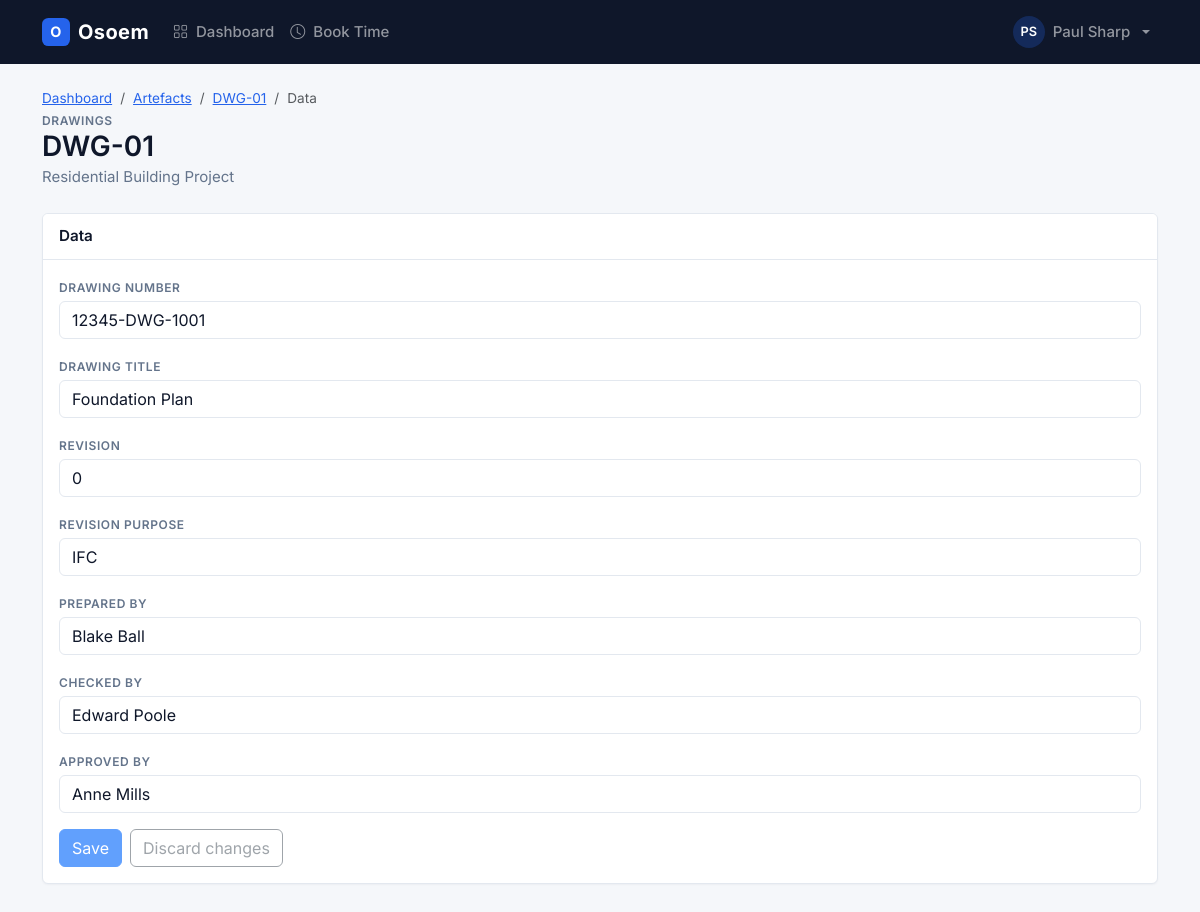
Screenshot of /dashboard/public/artefact_data.php?artefactid=1 (signed in) with the database file from the repository.
### tables this page shows
CREATE TABLE Employees(
    employeeid INT NOT NULL AUTO_INCREMENT,
    departmentid INT NOT NULL,
    firstname VARCHAR(255) NOT NULL,
    lastname VARCHAR(255) NOT NULL,
    email VARCHAR(255) NOT NULL,
    password VARCHAR(255) NOT NULL,
    passwordsalt VARCHAR(255) NOT NULL,
    admin BOOLEAN DEFAULT 0,
    PRIMARY KEY (employeeid),
    FOREIGN KEY (departmentid) REFERENCES Departments (departmentid)
);

CREATE TABLE Artefacts(
    artefactid INT AUTO_INCREMENT NOT NULL,
    artefacttypeid INT NOT NULL,
    artefactownerid INT,
    artefacttitle VARCHAR(255) NOT NULL,
    artefactdescription VARCHAR(1000),
    PRIMARY KEY (artefactid),
    FOREIGN KEY (artefacttypeid) REFERENCES ArtefactTypes (artefacttypeid),
    FOREIGN KEY (artefactownerid) REFERENCES Employees (employeeid) 
);

CREATE TABLE ArtefactTypes(
    artefacttypeid INT AUTO_INCREMENT NOT NULL,
    projectid INT NOT NULL,
    artefactname VARCHAR(255) NOT NULL,
    artefactdescription VARCHAR(1000),
    PRIMARY KEY (artefacttypeid),
    FOREIGN KEY (projectid) REFERENCES Projects (projectid)
);

CREATE TABLE Projects(
    projectid INT NOT NULL AUTO_INCREMENT,
    projectno VARCHAR(255) NOT NULL UNIQUE,
    projectname VARCHAR(255) NOT NULL,
    PRIMARY KEY (projectid)
);

CREATE TABLE ArtefactDataFields(
    artefactdatafieldid INT AUTO_INCREMENT NOT NULL,
    artefacttypeid INT NOT NULL,
    fieldtitle VARCHAR(255) NOT NULL,
    valuetype INT NOT NULL,
    maximumlength INT,
    maximumvalue INT,
    minimumvalue INT,
    editable BOOLEAN NOT NULL DEFAULT 1,
    PRIMARY KEY (artefactdatafieldid),
    FOREIGN KEY (artefacttypeid) REFERENCES ArtefactTypes (artefacttypeid)
);

### dashboard/src/autoload.php (called while the page is built, shortened)
<?php
spl_autoload_register(function ($class_name) {
    $base_dir = __DIR__ . '/';
    $file = $base_dir . $class_name . '.php';
    if (file_exists($file)) {
        return;
    }
    $file = $base_dir . 'Services/' . $class_name . '.php';
    if (file_exists($file)) {
        return;
    }
});

### dashboard/src/Database.php (called while the page is built, shortened)
<?php
class Database {
    private $connection;
    private static $instance = null;
    private function __construct() {
        $servername = getenv('DB_HOST') ?: 'localhost';
        $username = getenv('DB_USERNAME');
        $password = getenv('DB_PASSWORD');
        $database = getenv('DB_DATABASE') ?: 'osoem_database';
        $this->connection = new mysqli($servername, $username, $password, $database);
    }
    public static function getInstance() {
        if (self::$instance === null) {
            self::$instance = new self();
        }
        return self::$instance;
    }
    public function prepare($sql) {
        return $this->connection->prepare($sql);
    }
}

### dashboard/src/bootstrap.php (called while the page is built, shortened)
<?php
require_once __DIR__ . '/autoload.php';
$authService = new AuthService();
$eid = $authService->validateSession();

### dashboard/src/Services/AuthService.php (called while the page is built, shortened)
<?php
require_once __DIR__ . '/../Database.php';
class AuthService {
    private $db;
    public function __construct() {
        $this->db = Database::getInstance();
    }
    public function validateSession() {
        if (isset($_SESSION['eid'])) {
            return $_SESSION['eid'];
        }
        return false;
    }
    public function getUserInfo($employeeid) {
        $sql = 'SELECT firstname, lastname, email FROM Employees WHERE employeeid=?;';
        $stmt = $this->db->prepare($sql);
        $stmt->bind_param('i', $employeeid);
        $stmt->execute();
        $result = $stmt->get_result();
        $user = $result->fetch_assoc();
        return $user;
    }
}

### dashboard/src/Services/ArtefactService.php (called while the page is built, shortened)
<?php
require_once __DIR__ . '/../Database.php';
class ArtefactService {
    private $db;
    public function __construct() {
        $this->db = Database::getInstance();
    }
    public function getArtefactDetailsById($artefactid) {
        $sql = "SELECT
                    artefacttitle,
                    Artefacts.artefactdescription,
                    artefactname,
                    projectname,
                    ArtefactTypes.projectid,
                    Artefacts.artefactid,
                    Artefacts.artefacttypeid,
                    Artefacts.artefactownerid,
                    CONCAT(Employees.firstname, ' ', Employees.lastname) AS artefactowner
                FROM Artefacts
                INNER JOIN ArtefactTypes ON Artefacts.artefacttypeid = ArtefactTypes.artefacttypeid
                INNER JOIN Projects ON ArtefactTypes.projectid = Projects.projectid
                LEFT JOIN Employees ON Artefacts.artefactownerid = Employees.employeeid
                WHERE Artefacts.artefactid = ?";
        $stmt = $this->db->prepare($sql);
        $stmt->bind_param('i', $artefactid);
        $stmt->execute();
        $result = $stmt->get_result();
        $data = $result->fetch_assoc();
        return $data;
    }
    public function getArtefactDataFields($artefacttypeid) {
        $sql = "SELECT artefactdatafieldid, fieldtitle, valuetype, maximumlength, maximumvalue, minimumvalue, editable
                FROM ArtefactDataFields WHERE artefacttypeid = ?";
        $stmt = $this->db->prepare($sql);
        $stmt->bind_param('i', $artefacttypeid);
        $stmt->execute();
        $result = $stmt->get_result();
        $fields = [];
        while ($row = $result->fetch_assoc()) {
            $fields[] = $row;
        }
        return $fields;
    }
    public function getArtefactFieldValue($artefactid, $artefactdatafieldid) {
        $sql = "SELECT value FROM ArtefactData WHERE artefactid = ? AND artefactdatafieldid = ?";
        $stmt = $this->db->prepare($sql);
        $stmt->bind_param('ii', $artefactid, $artefactdatafieldid);
        $stmt->execute();
        $result = $stmt->get_result();
        $data = $result->fetch_assoc();
        return $data['value'] ?? '';
    }
}

### dashboard/src/Services/ActivityService.php (called while the page is built, shortened)
<?php
require_once __DIR__ . '/../Database.php';
class ActivityService {
    private $db;
    public function __construct() {
        $this->db = Database::getInstance();
    }
    public function getUserProjects($employeeid) {
        $sql = "SELECT Projects.projectid, Projects.projectno, Projects.projectname
                FROM Projects
                WHERE Projects.projectid IN (
                    SELECT ProjectTeamMembers.projectid
                    FROM ProjectTeamMembers
                    WHERE ProjectTeamMembers.employeeid = ?
                    UNION
                    SELECT ActivityCategories.projectid
                    FROM ActivityTaskAssignments
                    INNER JOIN ActivityTasks ON ActivityTaskAssignments.taskid = ActivityTasks.taskid
                    INNER JOIN Activities ON ActivityTasks.activityid = Activities.activityid
                    INNER JOIN ActivitySubcategories ON Activities.subcategoryid = ActivitySubcategories.subcategoryid
                    INNER JOIN ActivityCategories ON ActivitySubcategories.categoryid = ActivityCategories.categoryid
                    WHERE ActivityTaskAssignments.userid = ?
                )
                ORDER BY Projects.projectname";
        $stmt = $this->db->prepare($sql);
        $stmt->bind_param('ii', $employeeid, $employeeid);
        $stmt->execute();
        $result = $stmt->get_result();
        $data = [];
        while ($row = $result->fetch_assoc()) {
            $data[] = $row;
        }
        return $data;
    }
}

### dashboard/public/artefact_data.php (the view, shortened to what this page needs)
<?php
    require_once '../src/bootstrap.php';
    $artefactid = (int)($_GET['artefactid'] ?? 0);
    $artefactService = new ArtefactService();
    $activityService = new ActivityService();
    $data = $artefactid ? $artefactService->getArtefactDetailsById($artefactid) : null;
    $artefactType = $data['artefactname'];
    foreach ($activityService->getUserProjects($eid) as $userProject) {
        if ((int)$userProject['projectid'] === (int)$data['projectid']) {
            $isProjectMember = true;
        }
    }
    $canEditData = (int)$data['artefactownerid'] === (int)$eid
        || (new ProjectService())->isProjectLeadOrManager($data['projectid'], $eid);
    $dataFields = $artefactService->getArtefactDataFields($data['artefacttypeid']);
    $submittedValues = [];
    $fieldlist = [];
    $hasEditableFields = false;
    foreach ($dataFields as $dataField) {
        $fieldid = (int)$dataField['artefactdatafieldid'];
        $field = [];
        $field['id'] = $fieldid;
        $field['caption'] = $dataField['fieldtitle'];
        $field['savedvalue'] = $artefactService->getArtefactFieldValue($artefactid, $fieldid);
        $field['value'] = $submittedValues[$fieldid] ?? $field['savedvalue'];
        $field['editable'] = $canEditData && $dataField['editable'];
        $field['numeric'] = (int)$dataField['valuetype'] === 1;
        $field['maximumlength'] = $dataField['maximumlength'];
        $fieldlist[] = $field;
        $hasEditableFields = $hasEditableFields || $field['editable'];
    }
    $artefactsUrl = 'artefacts.php?projectid=' . urlencode($data['projectid']);
    $artefactUrl = 'artefact.php?artefactid=' . urlencode($artefactid);
    include 'includes/head.php';
?>
<body>
    <?php include 'includes/header.php'; ?>
    <main class="container app-main">
        <div class="page-header">
            <div>
                <nav aria-label="breadcrumb">
                    <ol class="breadcrumb">
                        <li class="breadcrumb-item"><a href="dashboard.php?projectid=<?php echo urlencode($data['projectid']); ?>">Dashboard</a></li>
                        <li class="breadcrumb-item"><a href="<?php echo $artefactsUrl; ?>">Artefacts</a></li>
                        <li class="breadcrumb-item"><a href="<?php echo $artefactUrl; ?>"><?php echo htmlspecialchars($data['artefacttitle']); ?></a></li>
                        <li class="breadcrumb-item active" aria-current="page">Data</li>
                    </ol>
                </nav>
                <div class="section-label"><?php echo htmlspecialchars($artefactType); ?></div>
                <h1 class="h3"><?php echo htmlspecialchars($data['artefacttitle']); ?></h1>
                <p class="page-subtitle"><?php echo htmlspecialchars($data['projectname']); ?></p>
            </div>
        </div>
        <div class="card">
            <div class="card-header">
                <h2 class="card-title">Data</h2>
            </div>
            <div class="card-body">
                <?php if (empty($fieldlist)): ?>
                    <div class="empty-state">
                        <i class="bi bi-inbox"></i>
                        This artefact type has no data fields.
                    </div>
                <?php else: ?>
                    <form method="POST" id="artefactDataForm">
                        <?php foreach($fieldlist as $field): ?>
                            <?php
                                $fieldId = 'field-' . $field['id'];
                                $fieldCaption = htmlspecialchars($field['caption']);
                                $fieldValue = htmlspecialchars($field['value']);
                            ?>
                            <div class="mb-3">
                                <label class="form-label section-label mb-1" for="<?php echo $fieldId; ?>"><?php echo $fieldCaption; ?></label>
                                <?php if ($field['editable']): ?>
                                    <input type="text" class="form-control" id="<?php echo $fieldId; ?>"
                                           name="fields[<?php echo $field['id']; ?>]" value="<?php echo $fieldValue; ?>"
                                           data-saved-value="<?php echo htmlspecialchars($field['savedvalue']); ?>"
                                           <?php if ($field['numeric']): ?>inputmode="decimal"<?php endif; ?>
                                           maxlength="<?php echo $field['maximumlength'] !== null ? min((int)$field['maximumlength'], 2000) : 2000; ?>">
                                <?php else: ?>
                                    <input type="text" class="form-control-plaintext py-0" id="<?php echo $fieldId; ?>" value="<?php echo $fieldValue; ?>" readonly>
                                <?php endif; ?>
                            </div>
                        <?php endforeach; ?>
                        <?php if ($hasEditableFields): ?>
                            <div class="d-flex align-items-center gap-2">
                                <button type="submit" name="save_data" class="btn btn-primary" id="saveDataButton" disabled>Save</button>
                                <button type="button" class="btn btn-outline-secondary" id="discardDataButton" disabled>Discard changes</button>
                            </div>
                        <?php endif; ?>
                    </form>
                <?php endif; ?>
            </div>
        </div>
    </main>
</body>
</html>

### dashboard/public/includes/header.php (shortened to what this page needs)
<?php
$userInfo = $authService->getUserInfo($eid);
$userName = $userInfo['firstname'] . ' ' . $userInfo['lastname'];
$userInitials = strtoupper(substr($userInfo['firstname'], 0, 1) . substr($userInfo['lastname'], 0, 1));
$currentPage = basename($_SERVER['PHP_SELF']);
?>
<nav class="navbar navbar-expand-md navbar-dark app-navbar">
    <div class="container">
        <a class="navbar-brand d-flex align-items-center" href="dashboard.php">
            <span class="brand-mark">O</span>Osoem
        </a>
        <div class="collapse navbar-collapse" id="navbar-collapse">
            <ul class="navbar-nav me-auto">
                <li class="nav-item">
                    <a class="nav-link <?php echo $currentPage == 'dashboard.php' ? 'active' : ''; ?>" href="dashboard.php">
                        <i class="bi bi-grid me-1"></i> Dashboard
                    </a>
                </li>
                <li class="nav-item">
                    <a class="nav-link <?php echo $currentPage == 'book_time.php' ? 'active' : ''; ?>" href="book_time.php">
                        <i class="bi bi-clock me-1"></i> Book Time
                    </a>
                </li>
            </ul>
            <ul class="navbar-nav">
                <li class="nav-item dropdown">
                    <a href="#" class="nav-link dropdown-toggle d-flex align-items-center gap-2" role="button"
                       data-bs-toggle="dropdown" aria-expanded="false">
                        <span class="avatar"><?php echo htmlspecialchars($userInitials); ?></span>
                        <span><?php echo htmlspecialchars($userName); ?></span>
                    </a>
                </li>
            </ul>
        </div>
    </div>
</nav>

### rows the page displays
employees: userInitials "PS", userName "Paul Sharp"
artefacts: artefacttitle "DWG-01", artefacttypeid.artefactname "DRAWINGS", projects.projectname "Residential Building Project"
artefactdatafields: fieldtitle "DRAWING NUMBER", value "12345-DWG-1001"
artefactdatafields: fieldtitle "DRAWING TITLE", value "Foundation Plan"
artefactdatafields: fieldtitle "REVISION", value "0"
artefactdatafields: fieldtitle "REVISION PURPOSE", value "IFC"
artefactdatafields: fieldtitle "PREPARED BY", value "Blake Ball"
artefactdatafields: fieldtitle "CHECKED BY", value "Edward Poole"
artefactdatafields: fieldtitle "APPROVED BY", value "Anne Mills"
